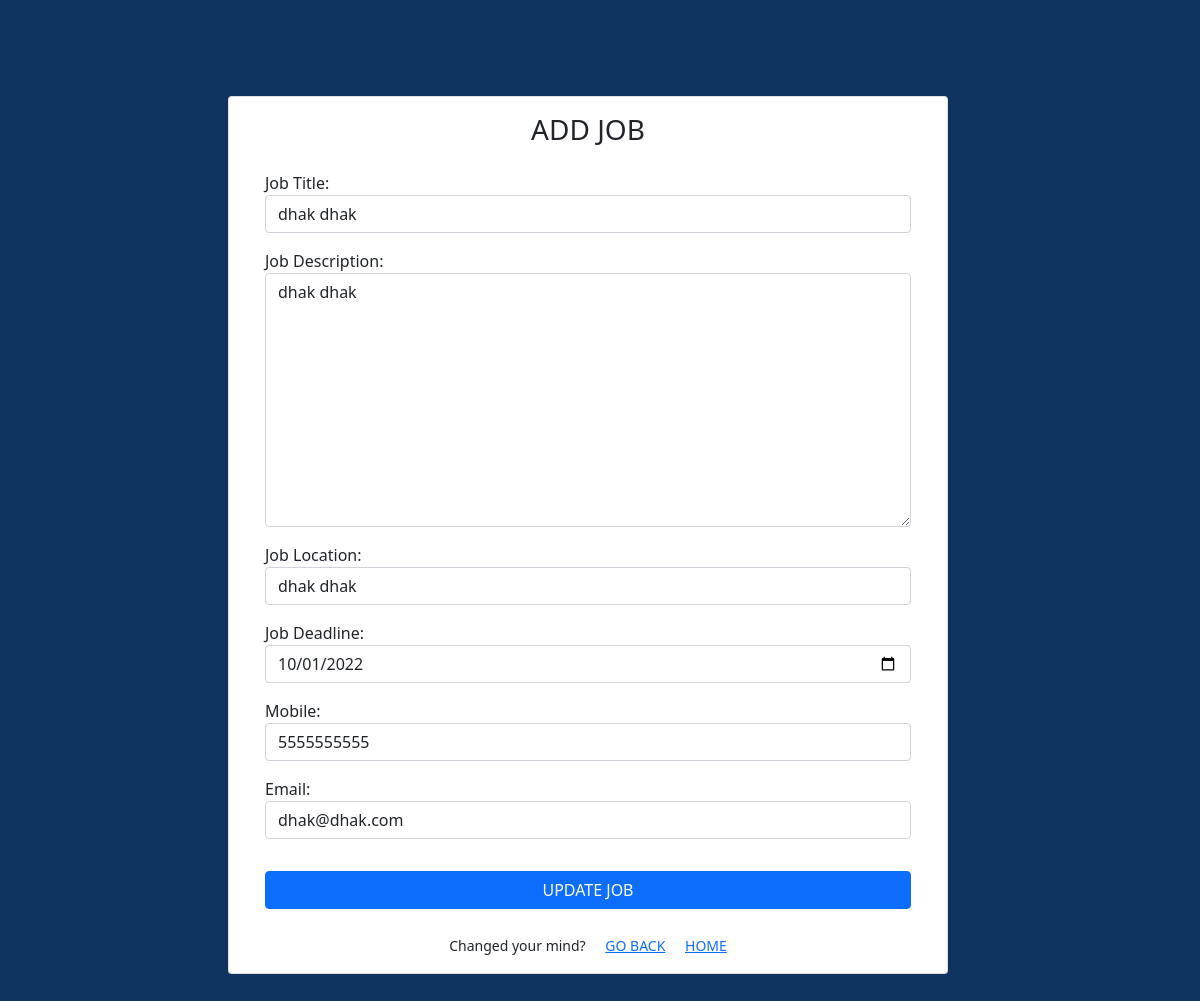
Screenshot of /editjob/1/13 (signed in) with the database file from the repository.
### board/models.py (models this page shows, shortened)
class Job(models.Model):
    title = models.CharField(max_length=250)
    description = models.TextField(max_length=500)
    location = models.CharField(max_length=250)
    deadline = models.DateField()
    mobile = models.CharField(max_length=10)
    email = models.EmailField()
    is_archieved = models.BooleanField(default=False)
    people = models.ManyToManyField(get_user_model())

### board/views.py (the view)
# urls.py: path('editjob/<int:id>/<int:jobid>', views.edit_job, name='edit_job'),
def edit_job(req, id, jobid):
    user_group = Group.objects.get(name = 'Terraformers')
    if req.user.is_authenticated and user_group == req.user.groups.all()[0]:
        if req.method == 'POST':
            job = Job.objects.get(pk=jobid)
            fm = JobCreationForm(req.POST, instance=job)
            if fm.is_valid():
                messages.success(req, "Job updated successfully!")
                fm.save()
                return HttpResponseRedirect('/dashboard/%i' % id)
        else:
            job = Job.objects.get(pk=jobid)
            fm = JobCreationForm(instance=job)
            return render(req, "edit_job.html", {'group': id, 'form': fm})
    else:
        messages.warning(req, "You are not authorized to edit a job")
        return HttpResponseRedirect('/')

### board/forms.py
class JobCreationForm(forms.ModelForm):
    class Meta:
        model = Job
        fields = ['title', 'description', 'location', 'deadline', 'mobile', 'email']
        labels = {
            'title': 'Job Title',
            'description': 'Job Description',
            'location': 'Job Location',
            'deadline': 'Job Deadline',
            'mobile': 'Mobile',
            'email': 'Email',
        }
        widgets = {
            'title': forms.TextInput(attrs={'class': 'form-control'}),
            'description': forms.Textarea(attrs={'class': 'form-control'}),
            'location': forms.TextInput(attrs={'class': 'form-control'}),
            'deadline': forms.DateInput(attrs={'class': 'form-control', 'type': 'date'}),
            'mobile': forms.TextInput(attrs={'class': 'form-control'}),
            'email': forms.EmailInput(attrs={'class': 'form-control', 'type': 'email'}),
        }

### board/templates/edit_job.html (shortened to what this page needs)
{% extends 'base.html' %}
{% load static %}
{% block content %}
<div class="row">
    <div class="card my-5" style="width: 45rem">
        <div class="mx-4 mt-3">
            <h3 class="text-center">ADD JOB</h3>
        </div>
        <form action="" method="POST">
            <div class = "mx-4 mt-3">
                {% for fm in form %}
                <div class="form-group">
                    <div class="mt-3">
                        {{fm.label_tag}} {{fm}} <small class="text-danger">{{fm.errors|striptags}}</small>
                    </div>
                </div>
                {% endfor %}
                <div class="d-grid gap-2 mt-3">
                    <input type="submit" class="mt-3 btn btn-primary custom-bg" value="UPDATE JOB">
                </div>
                <div class="mx-4 mt-4 mb-3 text-center">
                    <small>Changed your mind? <a href="{%url 'dashboard' group %}" class="link ms-3">GO BACK</a> </small>
                    <small class = "ms-3"><a href="{%url 'home' %}" class="link">HOME</a></small>
                </div>
            </div>
        </form>
    </div>
</div>
{% endblock content %}

### board/static/css/core.css (style rules this page uses)
.main_bg { background: #0F3460; display: flex; justify-content: center; align-items: center; }

### rows the page displays
Job: form "dhak dhak" "dhak dhak" "dhak dhak" "10/01/2022" "5555555555" "dhak@dhak.com"

### other values shown
{{ fm.label_tag }} "Job Title:" "Job Description:" "Job Location:" "Job Deadline:" "Mobile:" "Email:"
